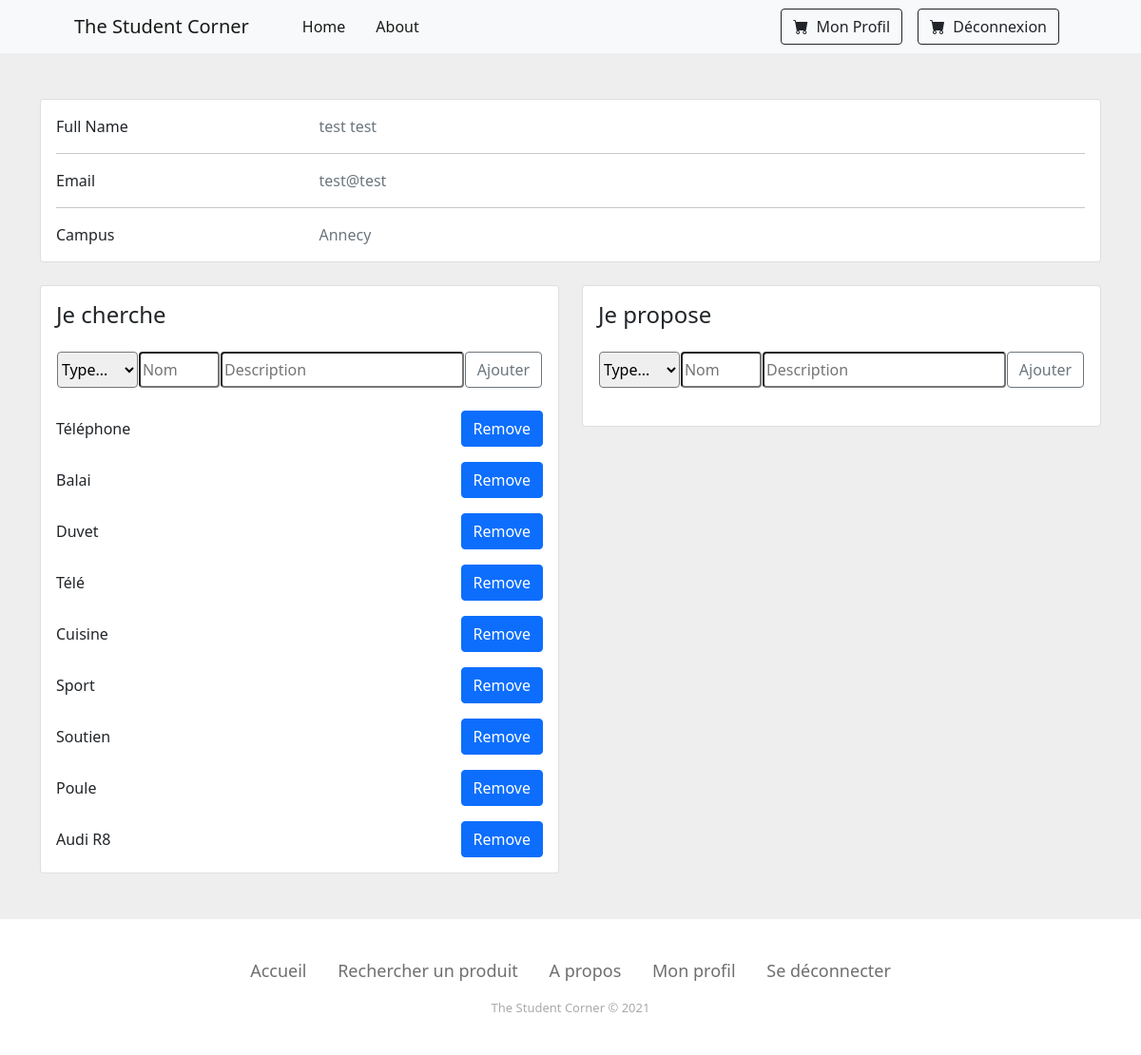
Screenshot of /?r=user/profil (signed in) with the database file from the repository.
### tables this page shows
CREATE TABLE IF NOT EXISTS produit (
    idproduit int(11) NOT NULL AUTO_INCREMENT,
    nom varchar(100) NOT NULL,
    description varchar(100) NOT NULL,
    type int(11) NOT NULL,
    PRIMARY KEY (idproduit)
);

### tools.php (called while the page is built, shortened)
<?php
spl_autoload_register(function($name) {
	$dir = "model";
	if (strpos($name,"Controller") !== FALSE)
		$dir = "controller";
	$path = $dir."/".$name.".php";
});

### controller/Controller.php (called while the page is built, shortened)
<?php
class Controller {
	public function render($view, $d=null) {
		$controller = get_class($this);
		$model = substr($controller, 0,
		strpos($controller, "Controller"));
		$data = $d;
		include_once "view/header.php";
		include_once "view/".strtolower($model)."/".$view.".php";
		include_once "view/footer.php";
	}
}

### controller/UserController.php (called while the page is built, shortened)
<?php
class UserController extends Controller {
  public function profil(){
    $user = unserialize($_SESSION["user"]);
    $offres = $user->getOffres();
    $demandes = $user->getDemandes();
    $this->render("profil", ["user"=>$user,"offres"=>$offres,"demandes"=>$demandes]);
  }
}

### index.php (called while the page is built, shortened)
<?php
include_once "db.php";
include_once "tools.php";
include_once "controller/route.php";

### model/Model.php (called while the page is built, shortened)
<?php
class Model {
	public function __construct($id=null) {
		$class = get_class($this);
		$table = strtolower($class);
		if ($id != null) {
			$st = db()->prepare("select * from $table where id$table=:id");
			$st->bindValue(":id", $id);
			$st->execute();
		}
	}
	public function __get($fieldName) {
		$varName = "_".$fieldName;
		if (property_exists(get_class($this), $varName))
			return $this->$varName;
		else {
			throw new Exception("Unknown variable: ".$fieldName." in ".get_class($this));
		}
	}
	public function __set($fieldName, $value) {
		$varName = "_".$fieldName;
		if ($value !== null) {
			if (property_exists(get_class($this), $varName)) {
				$class = get_class($this);
				$table = strtolower($class);
				$id = "_id".$fieldName;
				if (isset($value->$id)) {
					$st = db()->prepare("update $table set id$fieldName=:val where id$table=:id");
					$id = substr($id, 1);
					$st->bindValue(":val", $value->$id);
				} else {
					$st = db()->prepare("update $table set $fieldName=:val where id$table=:id");
				}
			} else {
				throw 	new Exception("Unknown variable: ".$fieldName. " in ".get_class($this));
			}
		}
	}
}

### db.php (called while the page is built)
<?php
$db = new PDO("mysql:host=localhost;dbname=info732","root","");
$db->exec("SET NAMES 'utf8';");
function db() { global $db; return $db; }

### model/Utilisateur.php (called while the page is built, shortened)
<?php
class Utilisateur extends Model {
	public function getDemandes() {
		$st = db()->prepare("SELECT * from demande WHERE idutilisateur = :idutilisateur");
		$st->bindValue(":idutilisateur", $this->idutilisateur);
		$st->execute();
		$demandes = array();
		while($row = $st->fetch(PDO::FETCH_ASSOC)) {
			$demandes[] = new Produit($row['iddemande']);
		}
		return $demandes;
	}
}

### view/user/profil.php (the view)
<section style="background-color: #eee;">
  <div class="container py-5">
    <div class="row mb-4 d-flex justify-content-center">
		<div class="col-md-12">
			<div class="card mb-4 mb-md-0">
				<div class="card-body">
					<div class="row">
						<div class="col-sm-3">
							<p class="mb-0">Full Name</p>
						</div>
						<div class="col-sm-9">
							<p class="text-muted mb-0"><?php print($data["user"]->prenom." ".$data["user"]->nom); ?></p>
						</div>
					</div>
					<hr>
					<div class="row">
						<div class="col-sm-3">
							<p class="mb-0">Email</p>
						</div>
						<div class="col-sm-9">
							<p class="text-muted mb-0"><?php print($data["user"]->email); ?></p>
						</div>
					</div>
					<hr>
					<div class="row">
						<div class="col-sm-3">
							<p class="mb-0">Campus</p>
						</div>
						<div class="col-sm-9">
						<p class="text-muted mb-0"><?php print($data["user"]->idcampus->nom_campus); ?></p>
						</div>
					</div>
				</div>
			</div>
		</div>
	</div>
	<div class="row d-flex justify-content-center">
		<?php
			foreach(["Je cherche" => "demandes", "Je propose" => "offres"] as $title => $name){
				echo <<<html
				<div class="col-md-6">
				<div class="card mb-4 mb-md-0">
					<div class="card-body">
						<h4 class="mb-4">$title</h4>
						<div class="row mb-4 d-flex justify-content-center">
							<form class="col-md-12" action=".?r=user/profil" method="post" id="addProductForm">
								<input type="hidden" value="addProduct" name="action" />
								<input type="hidden" value="$name" name="to" />
								<div class="input-group d-flex justify-content-around">
									<select name="type" class="col-md-2 rounded">
										<option selected>Type...</option>
										<option value="1">Service</ option>
										<option value="2">Produit</option>
									</select>
									<input type="text" id="nom" name="nom" placeholder="Nom" class="col-md-2 rounded" />
									<input type="text" id="desc" name="desc" placeholder="Description" class="col-md-6 rounded" />
									<div class="input-group-append">
										<button class="btn btn-outline-secondary" type="submit" nmae="submit">Ajouter</button>
									</div>
								</div>
							</form>
						</div>
				html;
				foreach($data[$name] as $d){
					echo <<<hop
					<div class="d-flex justify-content-between mt-3">
						<p class="mb-0 align-self-center">$d->nom</p>
						<button type="button" class="btn btn-primary btn-floating btn-remove" data-id="$d->idproduit">Remove</button>
					</div>
					hop;
				};
				echo <<<html
						</div>
					</div>
				</div>
				html;
			};
		?>
    </div>
  </div>
</section>

### controller/route.php (shortened to what this page needs)
<?php
$parameters = array();
if (isset($_GET))
	foreach($_GET as $k=>$v)
		$parameters[$k] = $v;
function parameters() {
	global $parameters;
	return $parameters;
}
if (isset(parameters()["r"])) {
	$route = parameters()["r"];
	if (strpos($route,"/") === FALSE)
		list($controller, $action) = array($route, "index");
	else
		list($controller, $action) = explode("/", $route);
	$controller = ucfirst($controller)."Controller";
	if (class_exists($controller)) {
		$c = new $controller();
		$c->$action();
	}
} else {
	$c = new SiteController();
	$c->index();
}

### view/header.php (shortened to what this page needs)
<!DOCTYPE html>
<html>
<head>
	<link rel="stylesheet" href="https://cdn.jsdelivr.net/npm/bootstrap-icons@1.6.0/font/bootstrap-icons.css">
	<link rel="stylesheet" type="text/css" href="./css/bootstrap.css"/>
	<link rel="stylesheet" type="text/css" href="./css/style.css"/>
</head>
<body>
	<main>
	<header>
		<nav class="navbar navbar-expand-lg navbar-light bg-light">
            <div class="container px-4 px-lg-5">
                <a class="navbar-brand" href=".">The Student Corner</a>
				<ul class="navbar-nav me-auto mb-2 mb-lg-0 ms-lg-4 flex-row h-100">
					<li class="nav-item mx-2"><a class="nav-link active" href=".">Home</a></li>
					<li class="nav-item mx-2"><a class="nav-link active" href=".?r=about">About</a></li>
				</ul>
				<?php if (isset($_SESSION['user'])){?>
					<a class="text-decoration-none d-flex px-2" href=".?r=user/profil">
						<button class="btn btn-outline-dark" type="submit">
							<i class="bi-cart-fill me-1"></i>
							Mon Profil
						</button>
					</a>
					<a class="text-decoration-none d-flex px-2" href=".?r=user/logout">
						<button class="btn btn-outline-dark" type="submit">
							<i class="bi-cart-fill me-1"></i>
							Déconnexion
						</button>
					</a>
				<?php } ?>
            </div>
        </nav>
	</header>
	<section class="background">

### view/footer.php
</section>
    <div class="footer-basic">
        <footer>
            <ul class="list-inline">
                <li class="list-inline-item"><a href="">Accueil</a></li>
                <li class="list-inline-item"><a href=".?r=site/index">Rechercher un produit</a></li>
                <li class="list-inline-item"><a href=".?r=about/index">A propos</a></li>
				<?php if (isset($_SESSION['user'])){?>
                    <li class="list-inline-item"><a href=".?r=user/profil">Mon profil</a></li>
                    <li class="list-inline-item"><a href=".?r=user/logout">Se déconnecter</a></li>
                <?php }else{?>
                    <li class="list-inline-item"><a href=".?r=user/login">Se connecter</a></li>
                    <li class="list-inline-item"><a href=".?r=user/register">S'inscrire</a></li>
                <?php } ?>
                </ul>
            <p class="copyright">The Student Corner © 2021</p>
        </footer>
    </div>
</main>
</body>
</html>

### css/style.css (style rules this page uses)
.footer-basic { padding:40px 0; background-color:#ffffff; color:#4b4c4d; }
.footer-basic ul { padding:0; list-style:none; text-align:center; font-size:18px; line-height:1.6; margin-bottom:0; }
.footer-basic li { padding:0 10px; }
.footer-basic ul a { color:inherit; text-decoration:none; opacity:0.8; }
.footer-basic .copyright { margin-top:15px; text-align:center; font-size:13px; color:#aaa; margin-bottom:0; }

### rows the page displays
produit: nom "Téléphone"
produit: nom "Balai"
produit: nom "Duvet"
produit: nom "Télé"
produit: nom "Cuisine"
produit: nom "Sport"
produit: nom "Soutien"
produit: nom "Poule"
produit: nom "Audi R8"

### other values shown
$data["user"]->prenom "test"
$data["user"]->nom "test"
$data["user"]->email "test@test"
$data["user"]->idcampus->nom_campus "Annecy"
$title "Je cherche"
$title "Je propose"
